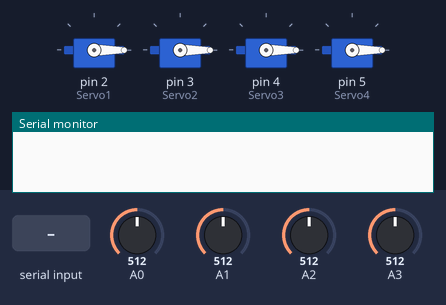
The sketch below on a simulated Arduino Uno, built with avr-gcc and run on an emulated ATmega328P. Parts: 4 × servo, the last lines printed to the serial monitor. The inputs (shaded band) are chosen by the test bench; at power-on: A0 = 512, A1 = 512, A2 = 512, A3 = 512.

Above: at 1.2 s.
1.3 s: "90,45,200\n" received over Serial
At 2.3 s:
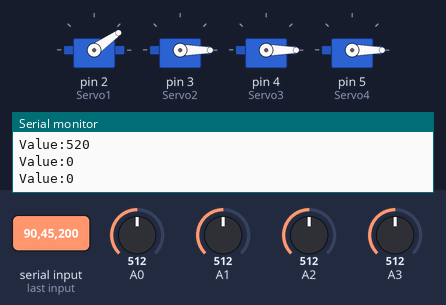
2.9 s: "30,150,10\n" received over Serial
At 3.6 s:
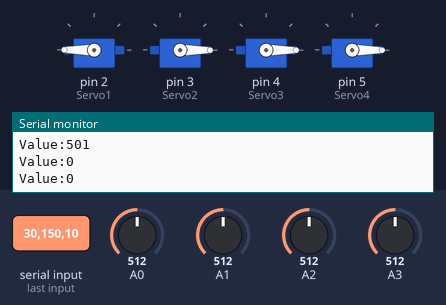
4.5 s: "30,150\n" received over Serial
At 5.8 s:
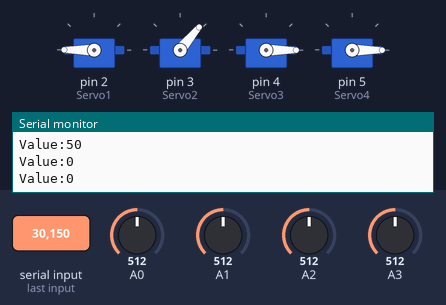
6.1 s: "30,150,10,200\n" received over Serial
At 6.7 s:
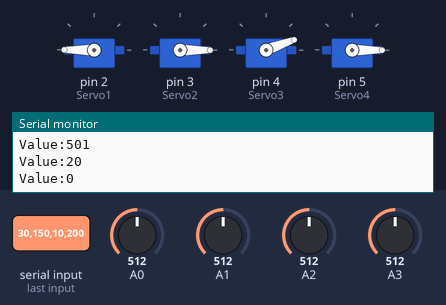
7.8 s: "90\n" received over Serial
At 9.0 s:
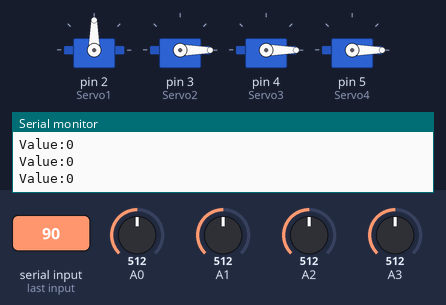
9.3 s: "200\n" received over Serial
At 9.8 s:
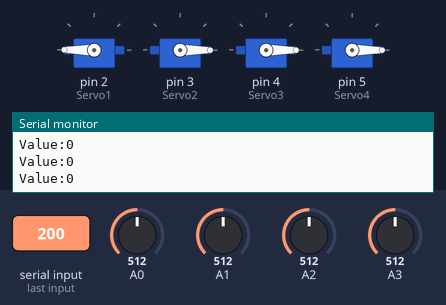
Timing chart, 0 to 11.8 s (numbered marks = the images above; inputs shaded):
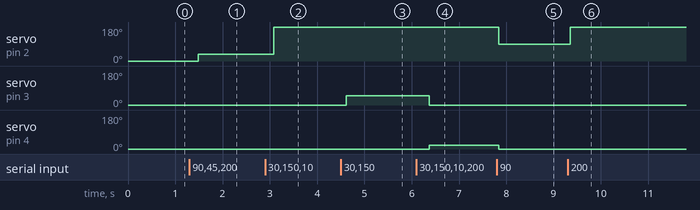

Measured:
- after the input at 1.3 s, servo on pin 2 (Servo1): 0° → 35° after 0.18 s
- after the input at 2.9 s, servo on pin 2 (Servo1): 35° → 180° after 0.18 s
- after the input at 4.5 s, servo on pin 3 (Servo2): 0° → 50° after 0.12 s
- after the input at 6.1 s, servo on pin 3 (Servo2): 50° → 0° after 0.27 s; servo on pin 4 (Servo3): 0° → 20° after 0.27 s
- after the input at 7.8 s, servo on pin 2 (Servo1): 180° → 90° at once; servo on pin 4 (Servo3): 20° → 0° at once
- after the input at 9.3 s, servo on pin 2 (Servo1): 90° → 180° after 0.06 s

The sketch:

Prueba3.ino
```cpp
#include <Servo.h>

String inString = "";    // string to hold input
int Grado1,Grado2,Grado3,Grado4,Sensor1,Sensor2,Sensor3,Sensor4;
Servo Servo1,Servo2,Servo3,Servo4; //Define los Servos

void setup() {

  Servo1.attach(2); //Conecta Servo 1 al puerto 2
  Servo2.attach(3); //Conecta Servo 2 al puerto 3
  Servo3.attach(4); //Conecta Servo 3 al puerto 4
  Servo4.attach(5); //Conecta Servo 4 al puerto 5

  Serial.begin(9600);
  while (!Serial) {
    ;
  }
}

void loop() {
  while (Serial.available() > 0) {

    Sensor1=analogRead(A0);
    Sensor2=analogRead(A1);
    Sensor3=analogRead(A2);
    Sensor4=analogRead(A3);
    Serial.println(Sensor1);
    Serial.println(Sensor2);
    Serial.println(Sensor3);
    Serial.println(Sensor4);

    int inChar = Serial.read();
    if (isDigit(inChar)) {
      // convert the incoming byte to a char and add it to the string:
      inString += (char)inChar;
    }
    // if you get a newline, print the string, then the string's value:
    if (inChar == '\n') {
      Grado1=inString.substring(0,3).toInt();
      Grado2=inString.substring(3,6).toInt();
      Grado3=inString.substring(6,9).toInt();
      Grado4=inString.substring(9,12).toInt();

      Serial.print("Value:");
      Serial.println(Grado1);

      Serial.print("Value:");
      Serial.println(Grado2);

      Serial.print("Value:");
      Serial.println(Grado3);

      Serial.print("Value:");
      Serial.println(Grado4);

      inString = "";
    }
  }
   Servo1.write(Grado1);
   Servo2.write(Grado2);
   Servo3.write(Grado3);
   Servo4.write(Grado4);
}
```
